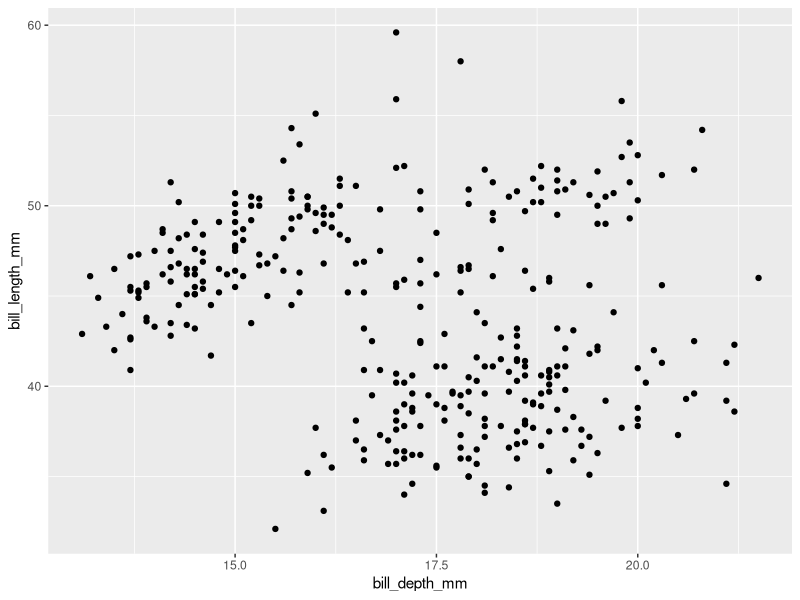
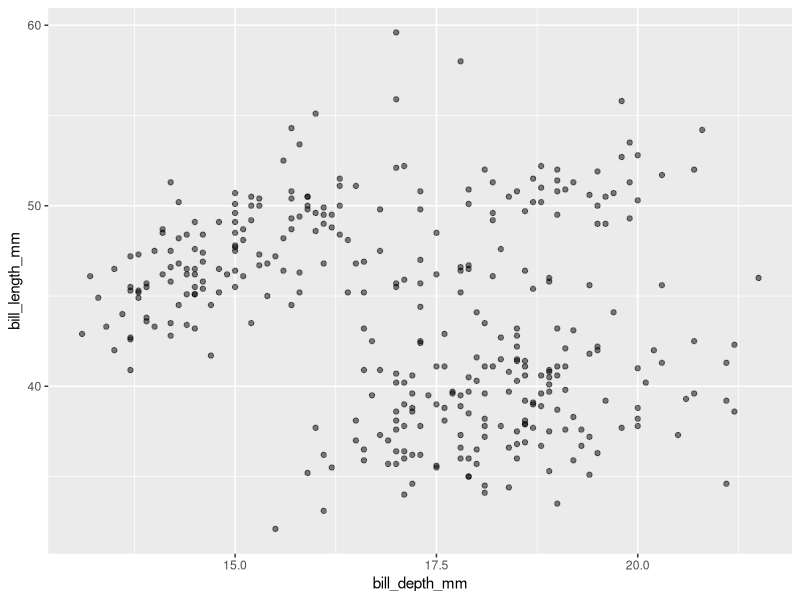
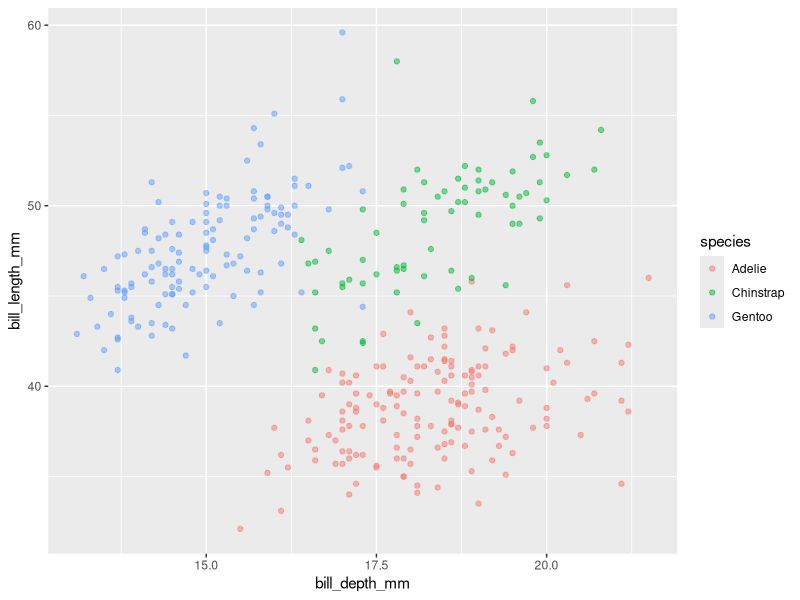
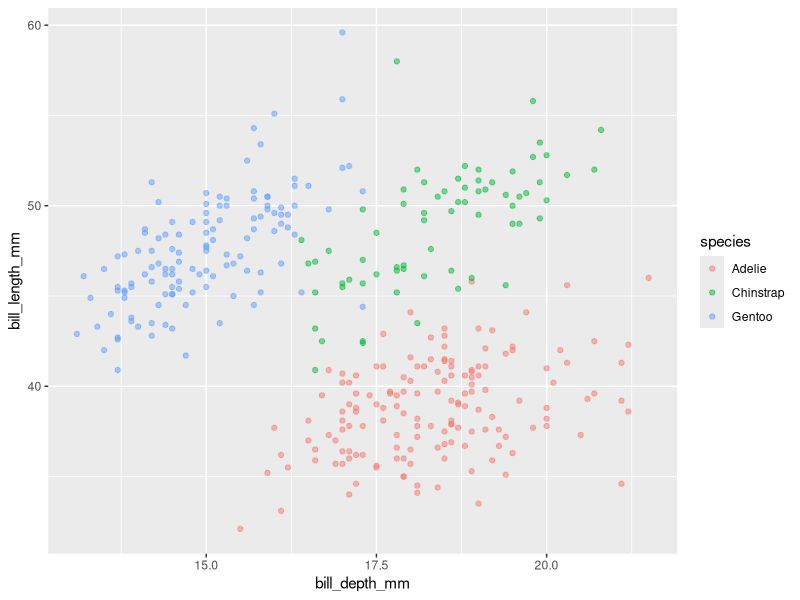
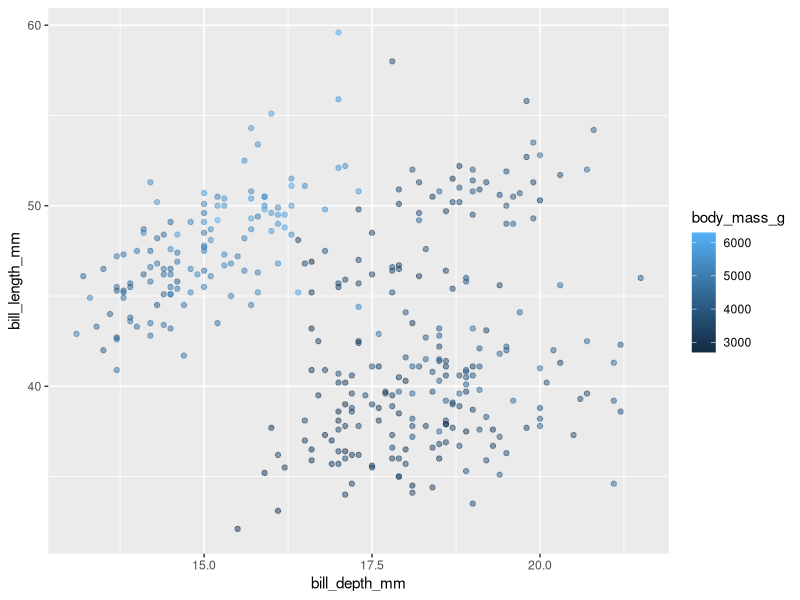
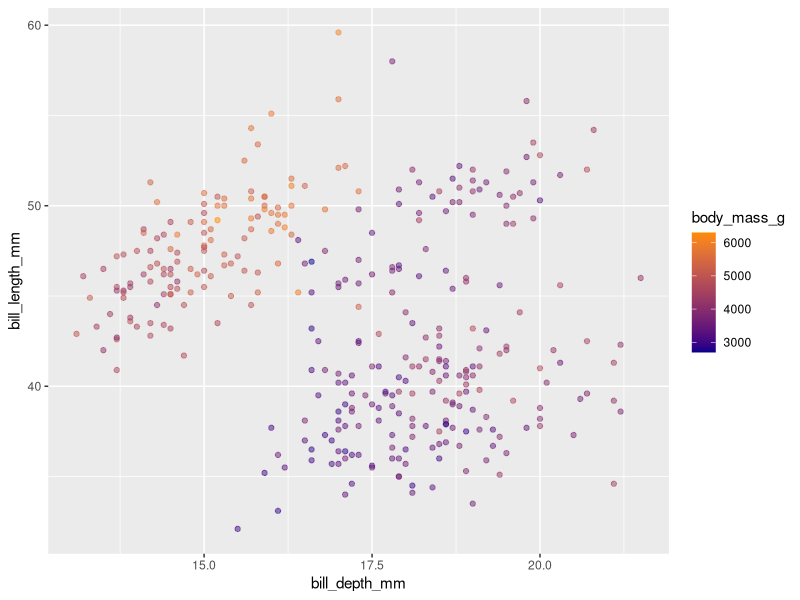
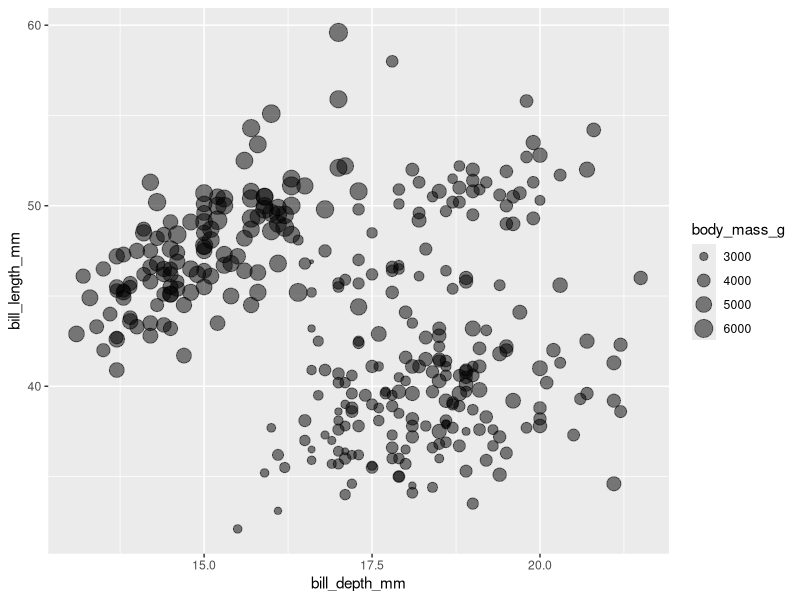
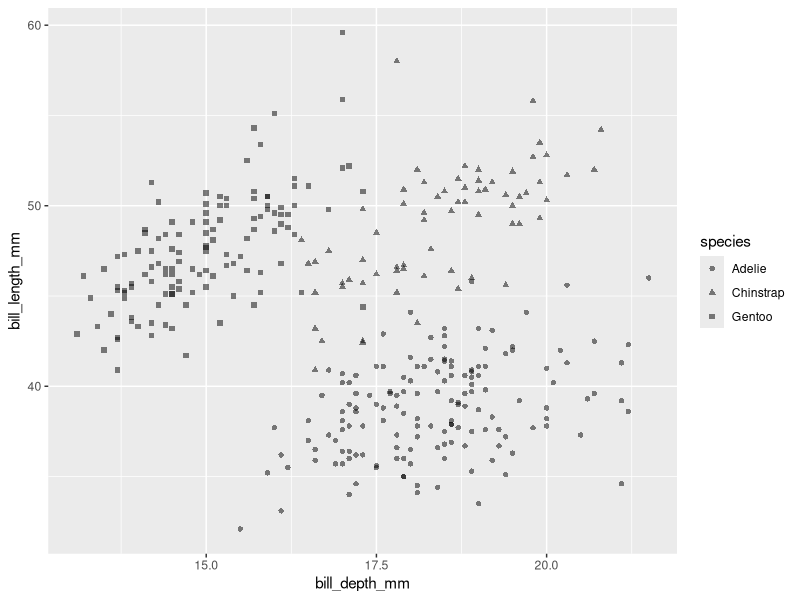

R code for these plots, in order:
## ---- chunk 1
#| warning: false
#| message: false
library(tidyverse)
library(palmerpenguins)
data(penguins)

penguins |>
  ggplot(aes(x = bill_depth_mm, y = bill_length_mm)) +
  geom_point()
## ---- chunk 2
penguins |>
  ggplot(aes(x = bill_depth_mm, y = bill_length_mm)) +
  geom_point(alpha = 0.5)
## ---- chunk 3
penguins |>
  ggplot(aes(x = bill_depth_mm, y = bill_length_mm, color = species)) +
  geom_point(alpha = 0.5)
## ---- chunk 4
penguins |>
  ggplot(aes(x = bill_depth_mm, y = bill_length_mm)) +
  geom_point(alpha = 0.5, aes(color = species))
## ---- chunk 5
penguins |>
  ggplot(aes(x = bill_depth_mm, y = bill_length_mm)) +
  geom_point(alpha = 0.5, aes(color = body_mass_g))
## ---- chunk 6
penguins |>
  ggplot(aes(x = bill_depth_mm, y = bill_length_mm)) +
  geom_point(alpha = 0.5, aes(color = body_mass_g)) +
  scale_color_gradient(low = "darkblue", high = "darkorange")
## ---- chunk 7
penguins |>
  ggplot(aes(x = bill_depth_mm, y = bill_length_mm)) +
  geom_point(alpha = 0.5, aes(size = body_mass_g))
## ---- chunk 8
penguins |>
  ggplot(aes(x = bill_depth_mm, y = bill_length_mm)) +
  geom_point(alpha = 0.5, aes(shape = species))
## ---- chunk 9
penguins |>
  ggplot(aes(x = bill_depth_mm, y = bill_length_mm,
             color = species, shape = island,
             size = body_mass_g)) +
  geom_point(alpha = 0.5)
## ---- chunk 10
penguins |>
  ggplot(aes(x = flipper_length_mm, y = body_mass_g)) +
  geom_point(alpha = 0.5) + 
  geom_smooth(method = "lm", se = FALSE)
## ---- chunk 11
penguins |>
  ggplot(aes(x = flipper_length_mm, y = body_mass_g)) +
  geom_point(alpha = 0.5) + 
  geom_smooth(method = "lm", se = TRUE)
## ---- chunk 12
penguins |>
  ggplot(aes(x = flipper_length_mm, y = body_mass_g)) +
  geom_point(alpha = 0.5) + 
  geom_smooth(method = "lm", se = TRUE, level = 0.99)
## ---- chunk 13
lin_reg <- lm(body_mass_g ~ flipper_length_mm, data = penguins)
fitted_vals <- fitted(lin_reg)
res_vals <- residuals(lin_reg)
tibble(fits = fitted_vals, 
       residuals = res_vals) |>
  ggplot(aes(x = fits, y = residuals)) +
  geom_point() +
  geom_hline(yintercept = 0, linetype = "dashed", color = "red")
## ---- chunk 14
penguins |>
  ggplot(aes(x = flipper_length_mm, y = log(body_mass_g))) +
  geom_point(alpha = 0.5) + 
  geom_smooth(method = "lm", se = TRUE)
## ---- chunk 15
penguins |>
  ggplot(aes(x = flipper_length_mm, y = body_mass_g)) +
  geom_point(alpha = 0.5) + 
  geom_smooth(method = "lm", 
              formula = y ~ x + I(x^2))
## ---- chunk 16
quad_lin_reg <- lm(body_mass_g ~ flipper_length_mm + I(flipper_length_mm^2), 
                   data = penguins)
quad_fitted_vals <- fitted(quad_lin_reg)
quad_res_vals <- residuals(quad_lin_reg)
tibble(fits = quad_fitted_vals, 
       residuals = quad_res_vals) |>
  ggplot(aes(x = fits, y = residuals)) +
  geom_point() +
  geom_hline(yintercept = 0, linetype = "dashed", color = "red")
## ---- chunk 17
penguins |>
  ggplot(aes(x = flipper_length_mm, y = body_mass_g)) +
  geom_point(alpha = 0.5) + 
  geom_smooth(method = "loess")
## ---- chunk 18
tibble(fits = fitted_vals, 
       residuals = res_vals) |>
  ggplot(aes(x = fits, y = residuals)) +
  geom_point() +
  geom_hline(yintercept = 0, linetype = "dashed", color = "red") +
  geom_smooth(method = "loess")
## ---- chunk 19
tibble(fits = quad_fitted_vals, 
       residuals = quad_res_vals) |>
  ggplot(aes(x = fits, y = residuals)) +
  geom_point() +
  geom_hline(yintercept = 0, linetype = "dashed", color = "red") +
  geom_smooth(method = "loess")
## ---- chunk 20
penguins |>
  ggplot(aes(x = flipper_length_mm, y = body_mass_g)) +
  geom_smooth(method = "loess")
## ---- chunk 21
penguins |>
  ggplot(aes(x = flipper_length_mm, y = body_mass_g)) +
  geom_smooth(method = "loess", se = TRUE, fill = "darkorange", 
              color = "darkblue", size = 2, alpha = 0.2) +
  theme_bw()
